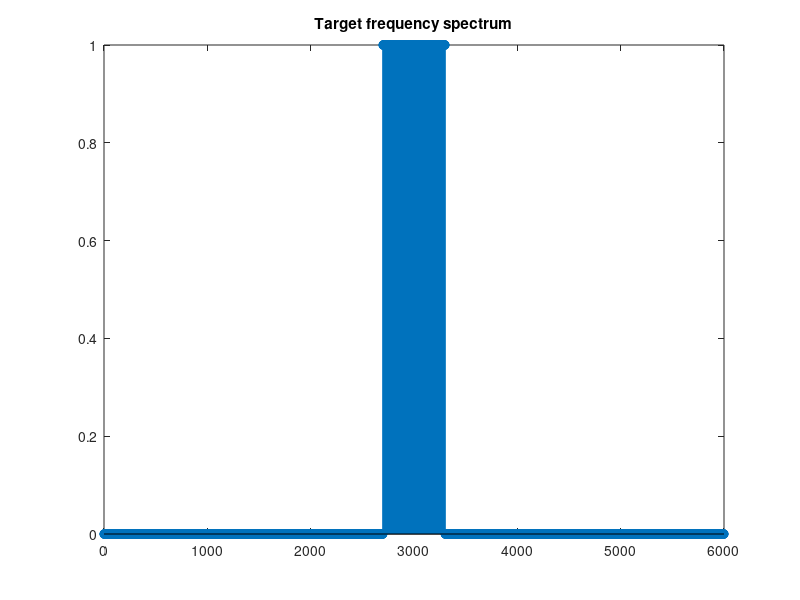
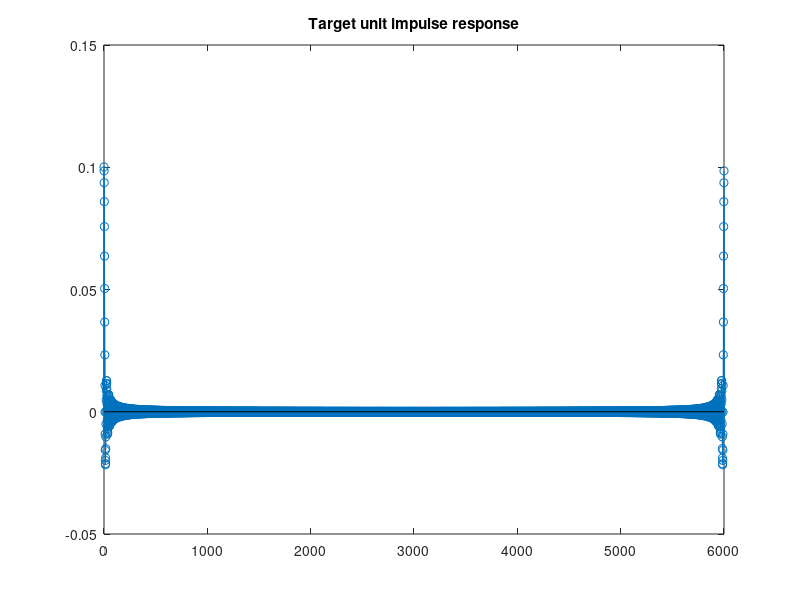
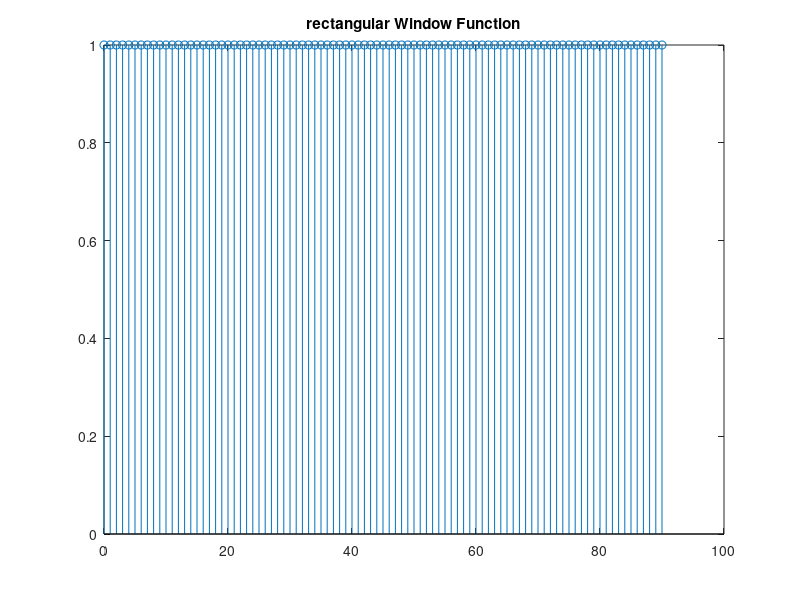
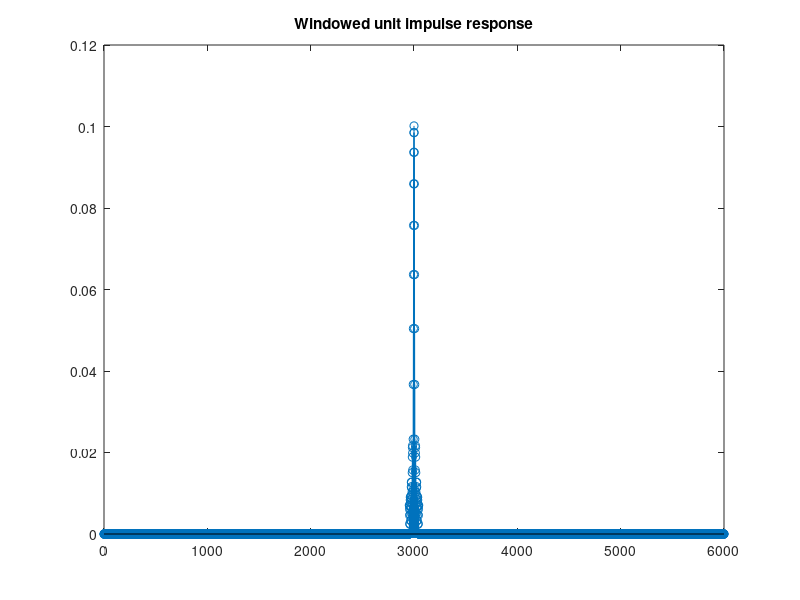

Reproduce these figures in MATLAB, in order. (Note: this script raises an error after producing the figures.)
function Rectangular_Window_FIR()
close all
%方窗滤波 （替换窗口函数即可完成其他窗口的滤波）
%Analogue frequencies associated with the analogue filter
fs=10000;   %Sampling frequency = 10kHz
Wp=500;                 %Pass band edge = 300Hz【We can change these WPandWS to achieve advanced outcome a)】
Ws=600;                 %Stop band edge = 400Hz 【TA please attention here!】
cutoff=(Wp+Ws)/2        %Actual Pass band edge实际通带边缘
TW=Ws-Wp                %Transition width 传输带宽
%{
%or just cancel the "NOTE"of"%{"just be OK to change 修改此处注释
并注释掉上面部分来改变带通和带阻参数，推荐Wp=200 Ws=300
%Analogue frequencies associated with the analogue filter
fs=10000;   %Sampling frequency = 10kHz
Wp=300;                 %Pass band edge = 300Hz
Ws=400;                 %Stop band edge = 400Hz
cutoff=(Wp+Ws)/2        %Actual Pass band edge实际通带边缘
TW=Ws-Wp                %Transition width 传输带宽
%}
%To begin with assume the frequency space is discretized into N samples. 
%N should be large but its value is flexible. 定义空间长度
N=6001;

%Digital frequencies associated with the digital filter obtained from
%sampling the analogue unit impulse response (通过单位冲激响应法得到）模拟单位冲激响应 的相关 数字滤波器 的相关参数
Wp_n=round(Wp/(fs/N))
Ws_n=round(Ws/(fs/N))
cutoff_n=round(cutoff/(fs/N))%数字滤波器的通带  阻带  截止边缘

%On the digital frequency axis, the DC (0 Hz) is located at the midpoint of the
%frequency axis （数字）频域轴上的中心频率
DC=(N-1)/2+1; %Location of DC component (frequency=0)

%=============================================================================================================================
%Five steps to build the discrete unit impulse response of a low-pass
%filter 单位脉冲响应 制作 低通滤波器 五步法
HD=lowpass_transfer_function(DC,Wp_n,N);    %Step 1: define ideal lowpass filter response 确定单位冲激响应（模拟） 低通转换函数（转换前为HD 带通部分）
hd=unit_impulse_response(HD,N);             %Step 2: convert filter response to unit impulse response 转化为对应数字滤波器单位响应
[win Nwin]=rectangular_window(fs,TW);       %Step 3: generate rectangular window function 利用窗函数截取频域上所需的信号（低通则截取低通）
hd_win=add_window(hd,win,DC,Nwin,N)         %Step 4: apply window function to unit impulse response 加窗函数 应用单位冲激响应（测试对应的 apply4种窗口加窗情况）
RES=windowed_filter_transfer_function(hd_win,N);    %tep 5: get the frequency response of the windowed unit impulse response窗口过滤函数 得到该窗口下 频域部分的单位冲击响应
%=============================================================================================================================

%Get maximum sidelobe magnitude得到旁瓣幅值
%The maximum sidelobe can be found in the windowed filter transfer
%function最大旁瓣
RES=abs(RES);
PG=RES(DC)%用RES函数把 中心频率移到0处得到主瓣幅值
PS=RES(3366);%同理频率3366处的旁瓣幅值
A=20*log10(PS/PG)%算出 对于主瓣的旁瓣衰减

[audio_in,Fs,ch,len]=read_file();
Fi=Fs/len;    %Frequency interval 频域间隔 
Ts=1/Fs;    %Sampling interval 采样间隔Ts
audio_lpf=conv(hd_win,audio_in);
sound(audio_lpf,Fs)

end





%======================Supporting functions================================
function HD=lowpass_transfer_function(DC,Wp_n,N)
%Generate the low-pass function in the digital frequency
%spectrum生成数字低通函数 频谱.中心频带
%Gain in passband=1, phase is linear. Gain=0 at stopband 通带为1 阻带为0 相位线性
HD=zeros(1,N);%提前生成0数组以备存储数据 HD转hd 模拟转离散数字
for i=DC-Wp_n:DC+Wp_n
    n=i-DC;
    f=n*2*pi/N;
    HD(i)=1;
end
%采样频率为步进长度在中心频率两侧通带领域设置带通为1
figure
t = linspace(0,N-1,N);
stem(t,abs(HD))%显示幅值
title('Target frequency spectrum')
%频谱画图
end

%Convert digital frequency spectrum to discrete unit impulse response
%using inverse FFT 用FFT转换成频域上离散
function hd=unit_impulse_response(HD,N)
HD=circshift(fftshift(HD),1);%步进为1的离散
hd=ifft(HD);%快速傅里叶fft转为离散数字
figure
t = linspace(0, N-1,N);
stem(t,real(hd))
title('Target unit impulse response')
end
%%
%%modifypart
%Construct rectangular window function 构件方窗！！！imp！！1此处替换窗口函数即可完成基础部分
function [win Nwin]=rectangular_window(fs,TW)
Nwin=round(0.91*fs/TW);%四舍五入采样频段为整数
if mod(Nwin,2)==0
    Nwin=Nwin+1;%偶数频段转为奇数
end
win=zeros(1,Nwin);%创建0数组方便后续数据存储

for i=1:Nwin
    n=(i-1)-(Nwin-1)/2;
    win(i)=1;%窗口幅值为1
end
figure%画图
t = linspace(0, Nwin-1,Nwin);
stem(t,win)
title('rectangular Window Function')
end
%{
function [win Nwin]=hanning_window(fs,TW)
%汉ning窗口构建
Nwin=round(0.91*fs/TW);
if mod(Nwin,2)==0
            Nwin=Nwin+1;
        end
        win=zeros(1,Nwin);
        for i=1:Nwin
            n=(i-1)-(Nwin-1)/2;
            win(i) = 0.5 + 0.5.* cos((2 * pi * n) / (Nwin -1));
        end
figure
t = linspace(0, Nwin-1,Nwin);
stem(t,win)
axis([0,Nwin,-0.1,1.1])
title('hanning Window Function')
end
%}
       
%{
function [win Nwin]=hamming_window(fs,TW)
%汉明窗口构建
Nwin=round(0.91*fs/TW);
if mod(Nwin,2)==0
    Nwin=Nwin+1;
end
win=zeros(1,Nwin);

for i=1:Nwin
    n=(i-1)-(Nwin-1)/2;
    win(i)=0.54+0.46*cos(2*pi*n/(Nwin-1));
end
figure
t = linspace(0, Nwin-1,Nwin);
stem(t,win)
axis([0,Nwin,-0.1,1.1])
title('hamming Window Function')
end
%}
%{
function [win Nwin]=blackman_window(fs,TW)
%布莱克曼窗口构建
Nwin=round(3.44*fs/TW);
if mod(Nwin,2)==0
    Nwin=Nwin+1;
end
win=zeros(1,Nwin);

for i=1:Nwin
    n=(i-1)-(Nwin-1)/2;
    win(i)=0.54+0.46*cos(2*pi*n/(Nwin-1));
end
figure
t = linspace(0, Nwin-1,Nwin);
stem(t,win)
axis([0,Nwin,-0.1,1.1])
title('hanning Window Function')
end
%}

%%
%Apply window function to ideal impulse response！！！imp！！应用不同窗口函数对单位冲激响应取窗
function hd_win=add_window(hd,win,DC,Nwin,N)%
hd=fftshift(hd);
hd_win=zeros(1,N);
DC_win=(Nwin-1)/2;
hd_win(DC-DC_win:DC+DC_win)=hd(DC-DC_win:DC+DC_win).*win;
figure
t = linspace(0, N-1,N);
stem(t,abs(hd_win))
title('Windowed unit impulse response')
end


function RES=windowed_filter_transfer_function(hd_win,N)%单位冲激被窗口截取后的响应
hd_win=circshift(fftshift(hd_win),1);
HD_win=fft(hd_win);
%RES=abs(HD_win);
RES=fftshift(HD_win);
%RES=RES/max(RES(:));
figure
t = linspace(0, N-1,N);
stem(t,abs(RES))
title('Spectrum of windowed unit impulse response')
end

function [audio_clip,Fs,ch,T]=read_file()%音频片段  读取所需音频
[Name, folder] = uigetfile('*.wav;*.mp3;*.ogg');
filename = fullfile(folder, Name);
clear sound;
[audio_clip,Fs] = audioread(filename);
Clip_info=audioinfo(filename);
ch=Clip_info.NumChannels;
T=Clip_info.TotalSamples;
end